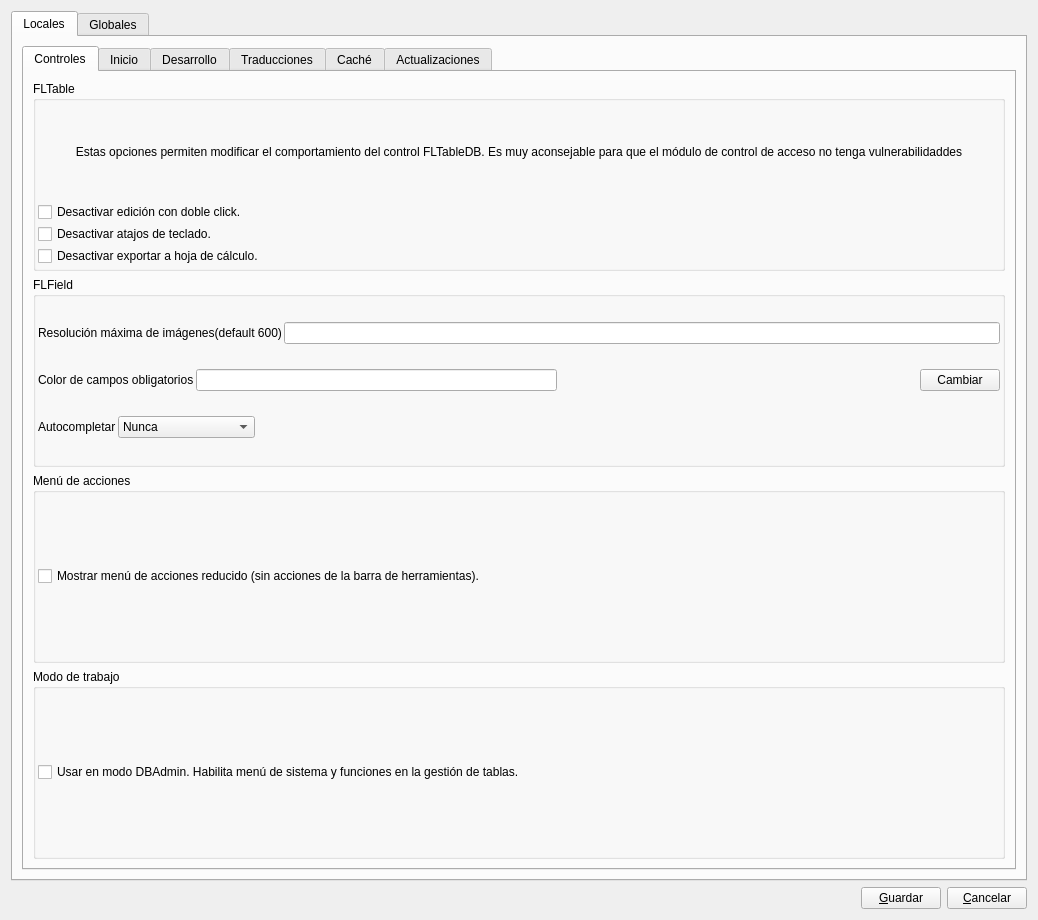
<?xml version="1.0" encoding="UTF-8"?>
<ui version="4.0">
 <class>ebcomportamiento</class>
 <widget class="QWidget" name="ebcomportamiento">
  <property name="geometry">
   <rect>
    <x>0</x>
    <y>0</y>
    <width>1038</width>
    <height>920</height>
   </rect>
  </property>
  <property name="windowTitle">
   <string>Form</string>
  </property>
  <layout class="QVBoxLayout" name="verticalLayout_24">
   <item>
    <widget class="QTabWidget" name="tbwEbComportamiento">
     <property name="currentIndex">
      <number>0</number>
     </property>
     <widget class="QWidget" name="tabLocales">
      <attribute name="title">
       <string>Locales</string>
      </attribute>
      <layout class="QVBoxLayout" name="verticalLayout_23">
       <item>
        <widget class="QTabWidget" name="tabWidget">
         <property name="currentIndex">
          <number>0</number>
         </property>
         <widget class="QWidget" name="tabControles">
          <attribute name="title">
           <string>Controles</string>
          </attribute>
          <layout class="QVBoxLayout" name="verticalLayout_3">
           <item>
            <widget class="QGroupBox" name="gbxFLTable">
             <property name="title">
              <string>FLTable</string>
             </property>
             <layout class="QVBoxLayout" name="verticalLayout">
              <property name="spacing">
               <number>2</number>
              </property>
              <property name="leftMargin">
               <number>2</number>
              </property>
              <property name="topMargin">
               <number>2</number>
              </property>
              <property name="rightMargin">
               <number>2</number>
              </property>
              <property name="bottomMargin">
               <number>2</number>
              </property>
              <item>
               <widget class="QLabel" name="label">
                <property name="text">
                 <string>Estas opciones permiten modificar el comportamiento del control FLTableDB. Es muy aconsejable para que el módulo de control de acceso no tenga vulnerabilidaddes</string>
                </property>
                <property name="alignment">
                 <set>Qt::AlignCenter</set>
                </property>
                <property name="wordWrap">
                 <bool>true</bool>
                </property>
               </widget>
              </item>
              <item>
               <widget class="QCheckBox" name="cbFLTableDC">
                <property name="text">
                 <string>Desactivar edición con doble click.</string>
                </property>
               </widget>
              </item>
              <item>
               <widget class="QCheckBox" name="cbFLTableSC">
                <property name="text">
                 <string>Desactivar atajos de teclado.</string>
                </property>
               </widget>
              </item>
              <item>
               <widget class="QCheckBox" name="cbFLTableCalc">
                <property name="text">
                 <string>Desactivar exportar a hoja de cálculo.</string>
                </property>
               </widget>
              </item>
             </layout>
            </widget>
           </item>
           <item>
            <widget class="QGroupBox" name="groupBox">
             <property name="title">
              <string>FLField</string>
             </property>
             <layout class="QVBoxLayout" name="verticalLayout_4">
              <property name="spacing">
               <number>2</number>
              </property>
              <property name="leftMargin">
               <number>2</number>
              </property>
              <property name="topMargin">
               <number>2</number>
              </property>
              <property name="rightMargin">
               <number>2</number>
              </property>
              <property name="bottomMargin">
               <number>2</number>
              </property>
              <item>
               <layout class="QHBoxLayout" name="horizontalLayout">
                <item>
                 <widget class="QLabel" name="label_2">
                  <property name="text">
                   <string>Resolución máxima de imágenes(default 600)</string>
                  </property>
                 </widget>
                </item>
                <item>
                 <widget class="QLineEdit" name="leMaxPixImages"/>
                </item>
               </layout>
              </item>
              <item>
               <layout class="QHBoxLayout" name="horizontalLayout_2">
                <item>
                 <widget class="QLabel" name="label_3">
                  <property name="text">
                   <string>Color de campos obligatorios</string>
                  </property>
                 </widget>
                </item>
                <item>
                 <widget class="QLineEdit" name="leCO"/>
                </item>
                <item>
                 <spacer name="horizontalSpacer">
                  <property name="orientation">
                   <enum>Qt::Horizontal</enum>
                  </property>
                  <property name="sizeHint" stdset="0">
                   <size>
                    <width>40</width>
                    <height>20</height>
                   </size>
                  </property>
                 </spacer>
                </item>
                <item>
                 <widget class="QPushButton" name="pbnCO">
                  <property name="text">
                   <string>Cambiar</string>
                  </property>
                 </widget>
                </item>
               </layout>
              </item>
              <item>
               <layout class="QHBoxLayout" name="horizontalLayout_3">
                <item>
                 <widget class="QLabel" name="label_4">
                  <property name="text">
                   <string>Autocompletar</string>
                  </property>
                 </widget>
                </item>
                <item>
                 <widget class="QComboBox" name="cbAutoComp">
                  <item>
                   <property name="text">
                    <string>Nunca</string>
                   </property>
                  </item>
                  <item>
                   <property name="text">
                    <string>Bajo Demanda (F4)</string>
                   </property>
                  </item>
                  <item>
                   <property name="text">
                    <string>Siempre</string>
                   </property>
                  </item>
                 </widget>
                </item>
                <item>
                 <spacer name="horizontalSpacer_2">
                  <property name="orientation">
                   <enum>Qt::Horizontal</enum>
                  </property>
                  <property name="sizeHint" stdset="0">
                   <size>
                    <width>458</width>
                    <height>20</height>
                   </size>
                  </property>
                 </spacer>
                </item>
               </layout>
              </item>
             </layout>
            </widget>
           </item>
           <item>
            <widget class="QGroupBox" name="groupBox_2">
             <property name="title">
              <string>Menú de acciones</string>
             </property>
             <layout class="QVBoxLayout" name="verticalLayout_2">
              <property name="spacing">
               <number>2</number>
              </property>
              <property name="leftMargin">
               <number>2</number>
              </property>
              <property name="topMargin">
               <number>2</number>
              </property>
              <property name="rightMargin">
               <number>2</number>
              </property>
              <property name="bottomMargin">
               <number>2</number>
              </property>
              <item>
               <widget class="QCheckBox" name="cbActionsMenuRed">
                <property name="text">
                 <string>Mostrar menú de acciones reducido (sin acciones de la barra de herramientas).</string>
                </property>
               </widget>
              </item>
             </layout>
            </widget>
           </item>
           <item>
            <widget class="QGroupBox" name="groupBox_3">
             <property name="title">
              <string>Modo de trabajo</string>
             </property>
             <layout class="QVBoxLayout" name="verticalLayout_5">
              <property name="spacing">
               <number>2</number>
              </property>
              <property name="leftMargin">
               <number>2</number>
              </property>
              <property name="topMargin">
               <number>2</number>
              </property>
              <property name="rightMargin">
               <number>2</number>
              </property>
              <property name="bottomMargin">
               <number>2</number>
              </property>
              <item>
               <widget class="QCheckBox" name="cb_dbadmin">
                <property name="text">
                 <string>Usar en modo DBAdmin. Habilita menú de sistema y funciones en la gestión de tablas.</string>
                </property>
               </widget>
              </item>
             </layout>
            </widget>
           </item>
          </layout>
         </widget>
         <widget class="QWidget" name="tabInicio">
          <attribute name="title">
           <string>Inicio</string>
          </attribute>
          <layout class="QVBoxLayout" name="verticalLayout_7">
           <item>
            <widget class="QGroupBox" name="gbxCallFunction">
             <property name="title">
              <string>Ejecutar estas funciones</string>
             </property>
             <layout class="QVBoxLayout" name="verticalLayout_6">
              <item>
               <widget class="QLineEdit" name="leCallFunction">
                <property name="minimumSize">
                 <size>
                  <width>0</width>
                  <height>400</height>
                 </size>
                </property>
               </widget>
              </item>
             </layout>
            </widget>
           </item>
           <item>
            <spacer name="verticalSpacer">
             <property name="orientation">
              <enum>Qt::Vertical</enum>
             </property>
             <property name="sizeHint" stdset="0">
              <size>
               <width>20</width>
               <height>318</height>
              </size>
             </property>
            </spacer>
           </item>
          </layout>
         </widget>
         <widget class="QWidget" name="tabDesarrollo">
          <attribute name="title">
           <string>Desarrollo</string>
          </attribute>
          <layout class="QVBoxLayout" name="verticalLayout_15">
           <item>
            <widget class="QCheckBox" name="cbDebuggerMode">
             <property name="text">
              <string>Activar modo desarrollo</string>
             </property>
            </widget>
           </item>
           <item>
            <widget class="QGroupBox" name="groupBox_4">
             <property name="title">
              <string>Carga Estática</string>
             </property>
             <layout class="QVBoxLayout" name="verticalLayout_8">
              <property name="spacing">
               <number>2</number>
              </property>
              <property name="leftMargin">
               <number>2</number>
              </property>
              <property name="topMargin">
               <number>2</number>
              </property>
              <property name="rightMargin">
               <number>2</number>
              </property>
              <property name="bottomMargin">
               <number>2</number>
              </property>
              <item>
               <widget class="QCheckBox" name="cbSLConsola">
                <property name="text">
                 <string>Mostrar carga estática en consola.</string>
                </property>
               </widget>
              </item>
              <item>
               <widget class="QCheckBox" name="cbSLInterface">
                <property name="text">
                 <string>Mostrar carga estática y parser en interface gráfico.</string>
                </property>
               </widget>
              </item>
             </layout>
            </widget>
           </item>
           <item>
            <widget class="QGroupBox" name="groupBox_5">
             <property name="title">
              <string>QSA</string>
             </property>
             <layout class="QVBoxLayout" name="verticalLayout_9">
              <property name="spacing">
               <number>2</number>
              </property>
              <property name="leftMargin">
               <number>2</number>
              </property>
              <property name="topMargin">
               <number>2</number>
              </property>
              <property name="rightMargin">
               <number>2</number>
              </property>
              <property name="bottomMargin">
               <number>2</number>
              </property>
              <item>
               <widget class="QCheckBox" name="cbParseProject">
                <property name="text">
                 <string>Parsear todo el QSA al iniciar.</string>
                </property>
               </widget>
              </item>
              <item>
               <widget class="QCheckBox" name="cbParseModulesOnLoad">
                <property name="text">
                 <string>Convertir a Python los script QSA al cargar un módulo en la BD.</string>
                </property>
               </widget>
              </item>
             </layout>
            </widget>
           </item>
           <item>
            <widget class="QGroupBox" name="groupBox_6">
             <property name="title">
              <string>QT3</string>
             </property>
             <layout class="QVBoxLayout" name="verticalLayout_10">
              <property name="spacing">
               <number>2</number>
              </property>
              <property name="leftMargin">
               <number>2</number>
              </property>
              <property name="topMargin">
               <number>2</number>
              </property>
              <property name="rightMargin">
               <number>2</number>
              </property>
              <property name="bottomMargin">
               <number>2</number>
              </property>
              <item>
               <widget class="QCheckBox" name="cbSpacerLegacy">
                <property name="text">
                 <string>No usar el spacer en modo legacy (Abanq/Eneboo).</string>
                </property>
               </widget>
              </item>
             </layout>
            </widget>
           </item>
           <item>
            <widget class="QGroupBox" name="groupBox_7">
             <property name="title">
              <string>ORM sqlAlchemy</string>
             </property>
             <layout class="QVBoxLayout" name="verticalLayout_11">
              <property name="spacing">
               <number>2</number>
              </property>
              <property name="leftMargin">
               <number>2</number>
              </property>
              <property name="topMargin">
               <number>2</number>
              </property>
              <property name="rightMargin">
               <number>2</number>
              </property>
              <property name="bottomMargin">
               <number>2</number>
              </property>
              <item>
               <widget class="QCheckBox" name="cb_disable_mtdparser">
                <property name="text">
                 <string>Desactivar conversor de ficheros MTD a model ORM.</string>
                </property>
               </widget>
              </item>
              <item>
               <widget class="QCheckBox" name="cb_disable_orm_load">
                <property name="text">
                 <string>Desactivar carga de models ORM en QSA.</string>
                </property>
               </widget>
              </item>
             </layout>
            </widget>
           </item>
           <item>
            <widget class="QGroupBox" name="groupBox_8">
             <property name="title">
              <string>KUGAR</string>
             </property>
             <layout class="QVBoxLayout" name="verticalLayout_12">
              <property name="spacing">
               <number>2</number>
              </property>
              <property name="leftMargin">
               <number>2</number>
              </property>
              <property name="topMargin">
               <number>2</number>
              </property>
              <property name="rightMargin">
               <number>2</number>
              </property>
              <property name="bottomMargin">
               <number>2</number>
              </property>
              <item>
               <widget class="QCheckBox" name="cb_kut_debug">
                <property name="text">
                 <string>Habilitar modo debug.</string>
                </property>
               </widget>
              </item>
             </layout>
            </widget>
           </item>
           <item>
            <widget class="QGroupBox" name="groupBox_9">
             <property name="title">
              <string>Otros</string>
             </property>
             <layout class="QVBoxLayout" name="verticalLayout_14">
              <property name="spacing">
               <number>2</number>
              </property>
              <property name="leftMargin">
               <number>2</number>
              </property>
              <property name="topMargin">
               <number>2</number>
              </property>
              <property name="rightMargin">
               <number>2</number>
              </property>
              <property name="bottomMargin">
               <number>2</number>
              </property>
              <item>
               <widget class="QCheckBox" name="cbDeleteCache">
                <property name="text">
                 <string>Eliminar carpeta caché al iniciar.</string>
                </property>
               </widget>
              </item>
              <item>
               <widget class="QCheckBox" name="cbMobile">
                <property name="text">
                 <string>Forzar modo Mobile.</string>
                </property>
               </widget>
              </item>
             </layout>
            </widget>
           </item>
           <item>
            <widget class="QGroupBox" name="groupBox_10">
             <property name="title">
              <string>Snapshot</string>
             </property>
             <layout class="QVBoxLayout" name="verticalLayout_13">
              <property name="spacing">
               <number>2</number>
              </property>
              <property name="leftMargin">
               <number>2</number>
              </property>
              <property name="topMargin">
               <number>2</number>
              </property>
              <property name="rightMargin">
               <number>2</number>
              </property>
              <property name="bottomMargin">
               <number>2</number>
              </property>
              <item>
               <widget class="QCheckBox" name="cb_snapshot">
                <property name="text">
                 <string>Mostrar botón para capturar pantalla en formularios.</string>
                </property>
               </widget>
              </item>
             </layout>
            </widget>
           </item>
          </layout>
         </widget>
         <widget class="QWidget" name="tabTranslate">
          <attribute name="title">
           <string>Traducciones</string>
          </attribute>
          <layout class="QVBoxLayout" name="verticalLayout_17">
           <item>
            <widget class="QGroupBox" name="groupBox_11">
             <property name="title">
              <string>Traducciones</string>
             </property>
             <layout class="QVBoxLayout" name="verticalLayout_16">
              <property name="spacing">
               <number>2</number>
              </property>
              <property name="leftMargin">
               <number>2</number>
              </property>
              <property name="topMargin">
               <number>2</number>
              </property>
              <property name="rightMargin">
               <number>2</number>
              </property>
              <property name="bottomMargin">
               <number>2</number>
              </property>
              <item>
               <widget class="QCheckBox" name="cb_traducciones">
                <property name="text">
                 <string>Usar traducciones QM.</string>
                </property>
               </widget>
              </item>
             </layout>
            </widget>
           </item>
           <item>
            <spacer name="verticalSpacer_2">
             <property name="orientation">
              <enum>Qt::Vertical</enum>
             </property>
             <property name="sizeHint" stdset="0">
              <size>
               <width>20</width>
               <height>709</height>
              </size>
             </property>
            </spacer>
           </item>
          </layout>
         </widget>
         <widget class="QWidget" name="tab_cache">
          <attribute name="title">
           <string>Caché</string>
          </attribute>
          <layout class="QVBoxLayout" name="verticalLayout_20">
           <item>
            <widget class="QGroupBox" name="groupBox_12">
             <property name="title">
              <string>Ficheros</string>
             </property>
             <layout class="QVBoxLayout" name="verticalLayout_18">
              <property name="spacing">
               <number>2</number>
              </property>
              <property name="leftMargin">
               <number>2</number>
              </property>
              <property name="topMargin">
               <number>2</number>
              </property>
              <property name="rightMargin">
               <number>2</number>
              </property>
              <property name="bottomMargin">
               <number>2</number>
              </property>
              <item>
               <layout class="QHBoxLayout" name="horizontalLayout_4">
                <item>
                 <widget class="QLabel" name="label_5">
                  <property name="text">
                   <string>Carpeta temporales:</string>
                  </property>
                 </widget>
                </item>
                <item>
                 <widget class="QLineEdit" name="le_temporales">
                  <property name="enabled">
                   <bool>false</bool>
                  </property>
                 </widget>
                </item>
                <item>
                 <widget class="QPushButton" name="pbn_temporales">
                  <property name="text">
                   <string>Cam&amp;biar</string>
                  </property>
                  <property name="shortcut">
                   <string>Alt+B</string>
                  </property>
                 </widget>
                </item>
               </layout>
              </item>
              <item>
               <widget class="QCheckBox" name="cb_no_borrar_cache">
                <property name="text">
                 <string>No borrar caché común al iniciar.</string>
                </property>
               </widget>
              </item>
             </layout>
            </widget>
           </item>
           <item>
            <widget class="QGroupBox" name="groupBox_13">
             <property name="title">
              <string>Imágenes</string>
             </property>
             <layout class="QVBoxLayout" name="verticalLayout_19">
              <property name="spacing">
               <number>2</number>
              </property>
              <property name="leftMargin">
               <number>2</number>
              </property>
              <property name="topMargin">
               <number>2</number>
              </property>
              <property name="rightMargin">
               <number>2</number>
              </property>
              <property name="bottomMargin">
               <number>2</number>
              </property>
              <item>
               <widget class="QCheckBox" name="cb_imagenes">
                <property name="text">
                 <string>No cachear Imágenes.</string>
                </property>
               </widget>
              </item>
             </layout>
            </widget>
           </item>
           <item>
            <spacer name="verticalSpacer_3">
             <property name="orientation">
              <enum>Qt::Vertical</enum>
             </property>
             <property name="sizeHint" stdset="0">
              <size>
               <width>20</width>
               <height>621</height>
              </size>
             </property>
            </spacer>
           </item>
          </layout>
         </widget>
         <widget class="QWidget" name="tab_updates">
          <attribute name="title">
           <string>Actualizaciones</string>
          </attribute>
          <layout class="QVBoxLayout" name="verticalLayout_22">
           <item>
            <widget class="QGroupBox" name="groupBox_14">
             <property name="title">
              <string>Actualizaciones</string>
             </property>
             <layout class="QVBoxLayout" name="verticalLayout_21">
              <property name="spacing">
               <number>2</number>
              </property>
              <property name="leftMargin">
               <number>2</number>
              </property>
              <property name="topMargin">
               <number>2</number>
              </property>
              <property name="rightMargin">
               <number>2</number>
              </property>
              <property name="bottomMargin">
               <number>2</number>
              </property>
              <item>
               <widget class="QCheckBox" name="cb_git_activar">
                <property name="text">
                 <string>Activar actualizaciones.</string>
                </property>
               </widget>
              </item>
              <item>
               <layout class="QHBoxLayout" name="horizontalLayout_5">
                <item>
                 <widget class="QLabel" name="label_6">
                  <property name="text">
                   <string>Repositorio GIT :</string>
                  </property>
                 </widget>
                </item>
                <item>
                 <widget class="QLineEdit" name="le_git_ruta"/>
                </item>
               </layout>
              </item>
              <item>
               <spacer name="verticalSpacer_4">
                <property name="orientation">
                 <enum>Qt::Vertical</enum>
                </property>
                <property name="sizeHint" stdset="0">
                 <size>
                  <width>20</width>
                  <height>655</height>
                 </size>
                </property>
               </spacer>
              </item>
              <item>
               <layout class="QHBoxLayout" name="horizontalLayout_6">
                <item>
                 <spacer name="horizontalSpacer_3">
                  <property name="orientation">
                   <enum>Qt::Horizontal</enum>
                  </property>
                  <property name="sizeHint" stdset="0">
                   <size>
                    <width>40</width>
                    <height>20</height>
                   </size>
                  </property>
                 </spacer>
                </item>
                <item>
                 <widget class="QPushButton" name="pb_git_test">
                  <property name="text">
                   <string>Buscar Actualizaciones</string>
                  </property>
                 </widget>
                </item>
               </layout>
              </item>
             </layout>
            </widget>
           </item>
          </layout>
         </widget>
        </widget>
       </item>
      </layout>
     </widget>
     <widget class="QWidget" name="tabGlobales">
      <attribute name="title">
       <string>Globales</string>
      </attribute>
      <layout class="QVBoxLayout" name="verticalLayout_27">
       <item>
        <widget class="QTabWidget" name="tbwGlobales">
         <property name="currentIndex">
          <number>0</number>
         </property>
         <widget class="QWidget" name="tabVertical">
          <attribute name="title">
           <string>Datos Vertical</string>
          </attribute>
          <layout class="QVBoxLayout" name="verticalLayout_26">
           <item>
            <layout class="QHBoxLayout" name="horizontalLayout_8">
             <item>
              <widget class="QLabel" name="label_7">
               <property name="text">
                <string>Descripción (acepta HTML)</string>
               </property>
              </widget>
             </item>
             <item>
              <widget class="QLineEdit" name="leNombreVertical"/>
             </item>
            </layout>
           </item>
           <item>
            <layout class="QHBoxLayout" name="horizontalLayout_9">
             <item>
              <widget class="QCheckBox" name="cbPosInfo">
               <property name="text">
                <string>Mostrar información de conexión en la barra de tareas.</string>
               </property>
              </widget>
             </item>
             <item>
              <spacer name="horizontalSpacer_5">
               <property name="orientation">
                <enum>Qt::Horizontal</enum>
               </property>
               <property name="sizeHint" stdset="0">
                <size>
                 <width>40</width>
                 <height>20</height>
                </size>
               </property>
              </spacer>
             </item>
            </layout>
           </item>
           <item>
            <spacer name="verticalSpacer_6">
             <property name="orientation">
              <enum>Qt::Vertical</enum>
             </property>
             <property name="sizeHint" stdset="0">
              <size>
               <width>20</width>
               <height>704</height>
              </size>
             </property>
            </spacer>
           </item>
          </layout>
         </widget>
         <widget class="QWidget" name="tabImagen">
          <attribute name="title">
           <string>Imágenes</string>
          </attribute>
          <layout class="QVBoxLayout" name="verticalLayout_25">
           <item>
            <widget class="QCheckBox" name="cbFLLarge">
             <property name="text">
              <string>Usar múltiples tablas FLLarge (modo AbanQ).</string>
             </property>
            </widget>
           </item>
           <item>
            <spacer name="verticalSpacer_5">
             <property name="orientation">
              <enum>Qt::Vertical</enum>
             </property>
             <property name="sizeHint" stdset="0">
              <size>
               <width>20</width>
               <height>77</height>
              </size>
             </property>
            </spacer>
           </item>
          </layout>
         </widget>
        </widget>
       </item>
      </layout>
     </widget>
    </widget>
   </item>
   <item>
    <layout class="QHBoxLayout" name="horizontalLayout_7">
     <item>
      <spacer name="horizontalSpacer_4">
       <property name="orientation">
        <enum>Qt::Horizontal</enum>
       </property>
       <property name="sizeHint" stdset="0">
        <size>
         <width>40</width>
         <height>20</height>
        </size>
       </property>
      </spacer>
     </item>
     <item>
      <widget class="QPushButton" name="pbnAceptar">
       <property name="text">
        <string>&amp;Guardar</string>
       </property>
       <property name="shortcut">
        <string>Alt+G</string>
       </property>
      </widget>
     </item>
     <item>
      <widget class="QPushButton" name="pbnCancelar">
       <property name="text">
        <string>&amp;Cancelar</string>
       </property>
       <property name="shortcut">
        <string>Alt+C</string>
       </property>
      </widget>
     </item>
    </layout>
   </item>
  </layout>
 </widget>
 <resources/>
 <connections/>
</ui>
